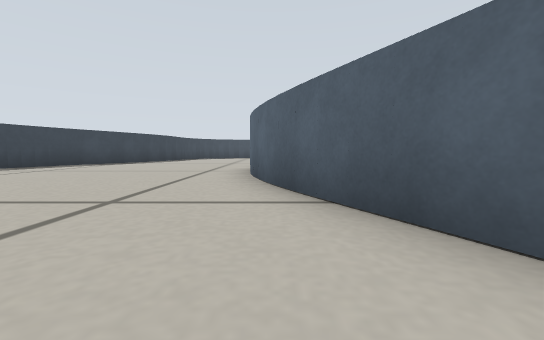
View 1 (above)

12 first-person views from a walk through a robot-simulator world made for Gazebo. The camera is 0.12 m above the floor, tilts 4° down and sees 90° across. The floor is counted in squares, 0.25 m on a side. Each view is taken from the middle of a square. On the plan, view 1 faces up. The plan holds only what a view shows up to about 9 squares ahead; the rest is blank.

View 2
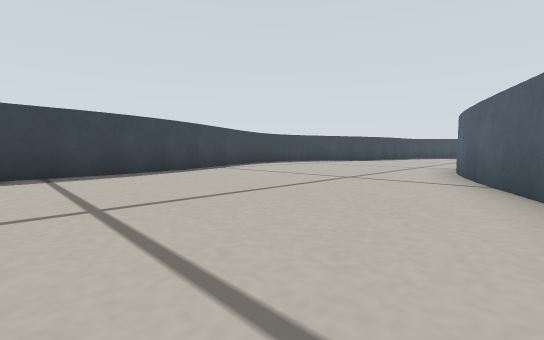

View 3
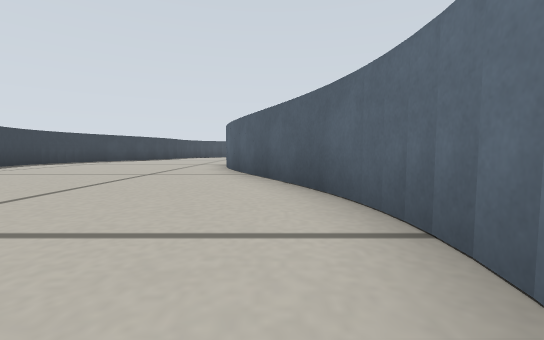

View 4
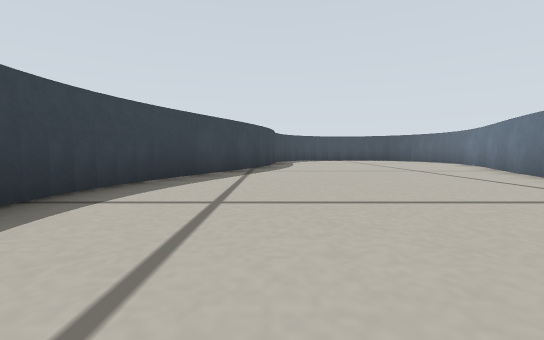

View 5
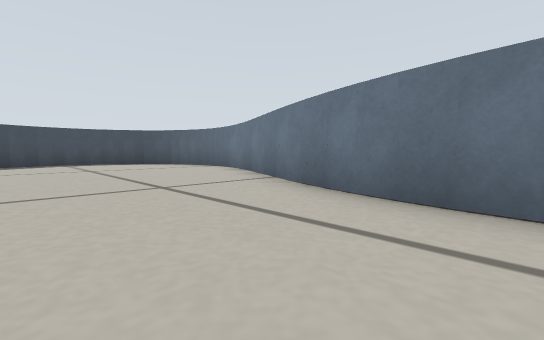

View 6
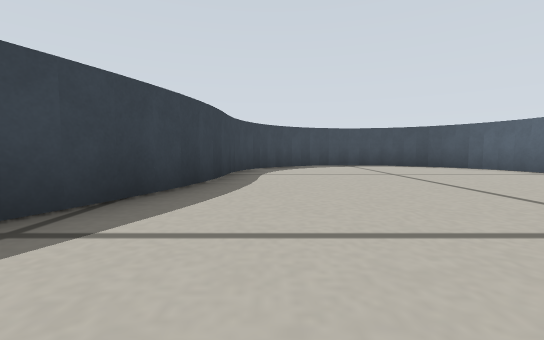

View 7
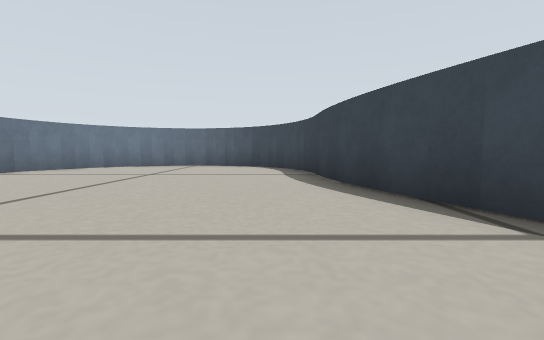

View 8
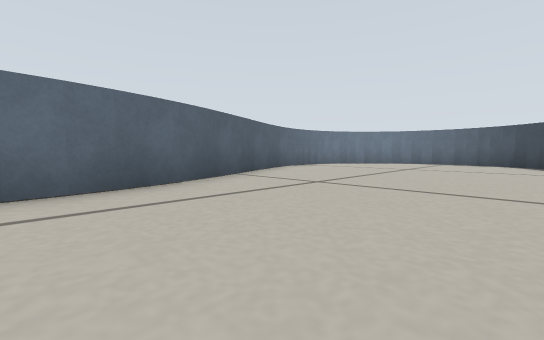

View 9
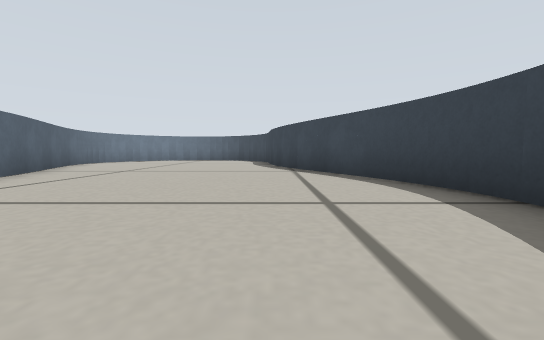

View 10
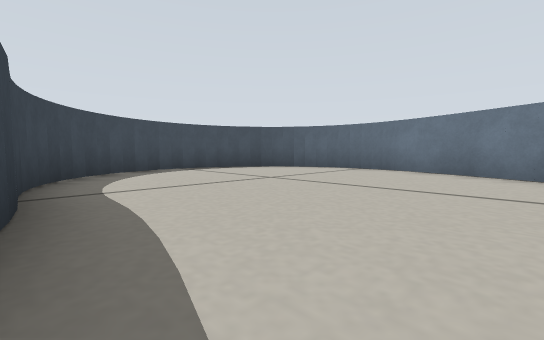

View 11
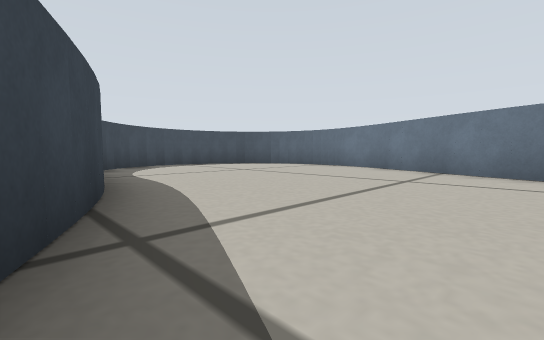

View 12
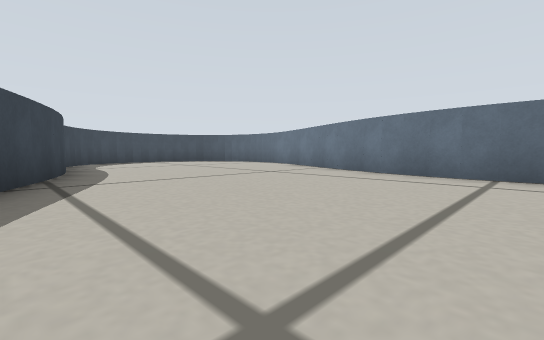

### Floor plan
Points are (right, up) in squares from view 1. A wall is a line through its corners. A room is listed if a view was taken in it or the views show most of it. See-through windows are left out.
Room 1 (views 1, 2, 3, 4, 5, 6, 7, 8, 9, 10, 11, 12)
walls: (-0.5, 6.4) (-0.4, 8); (-0.3, 7.9) (-0.1, 9); (-0.1, 8.8) (0.1, 9.4); (-0.4, 4.9) (-0.5, 6.5); (0, 9.3) (1.6, 12.6); (0.1, 3.6) (-0.2, 4.5) (-0.4, 5.1); (-7, 8.2) (-7.2, 7.3); (-7.2, 7.5) (-7.3, 6.8); (-6.9, 8.9) (-7.1, 8.4); (-7.3, 6.9) (-7.3, 5.9) (-7.1, 5.2); (-7.1, 5.1) (-5.3, 0.9); (1.5, 12.5) (1.8, 13.3); (-5, 13) (-5.3, 12.1) (-7, 8); (-5.3, 1) (-5, -0.1); (1.7, 13.2) (1.9, 14); (1.5, 0.4) (0, 3.7); (-5.1, 0.1) (-5, -0.5); (1.9, 13.8) (1.9, 14.3); (1.6, 0) (1.5, 0.5); (-4.9, -0.4) (-4.9, -1.9); (1.9, 14.1) (1.9, 14.9); (1.8, -0.6) (1.6, 0.1); (-4.8, 15.2) (-5, 12.9); (1.9, 14.8) (1.8, 15.3); (1.9, 15.1) (1.7, 15.6); (-4.3, 15.7) (-4.5, 15.2); (-4.8, -1.7) (-4.6, -2.5); (1.9, -1.3) (1.8, -0.5); (1.8, 15.4) (1.6, 15.8); (1.7, 15.7) (1.5, 16.1); (-4.5, 16.2) (-4.7, 15.7); (1.9, -1.8) (1.9, -1.1); (-4.3, 16.5) (-4.5, 16.1); (1.8, -2.2) (1.9, -1.7); (1.2, 16.6) (0.9, 17); (-3.8, 17) (-4.2, 16.6); (1, 16.8) (0.6, 17.2); (1.7, -2.6) (1.8, -2.1); (-3.6, 17.2) (-3.9, 16.9); (-4.6, -3) (-4.3, -3.5); (0.7, 17.1) (0.3, 17.4); (1.6, -2.9) (1.8, -2.4); (-3, 17.5) (-3.4, 17.3); (0.2, 17.4) (-0.2, 17.7); (1.4, -3.2) (1.7, -2.8); (-0.1, 17.6) (-0.6, 17.8); (-2.4, 17.8) (-2.9, 17.6); (-0.4, 17.7) (-0.9, 17.9); (-4.2, -3.6) (-3.8, -4); (-0.7, 17.8) (-1.2, 17.9); (-2.1, 17.9) (-2.5, 17.7); (-1.7, 17.9) (-2.2, 17.8); (-1.4, 17.9) (-1.9, 17.9); (-1.1, 17.9) (-1.6, 17.9); (1.3, -3.5) (1.5, -3); (-4, -3.9) (-3.6, -4.2); (-3.8, -4.1) (-3.4, -4.4); (0.8, -4) (1.2, -3.6); (-3.5, -4.3) (-3, -4.5); (-3.2, -4.4) (-2.8, -4.7); (0.6, -4.2) (1, -3.8); (0.3, -4.4) (0.7, -4.1); (-2.9, -4.6) (-2.4, -4.8); (0, -4.5) (0.5, -4.3); (-2.6, -4.7) (-2.1, -4.9); (-1.3, -4.9) (-0.8, -4.8)

Where each view was taken, in squares from view 1:
view 1: 0 up, 0 right, facing up
view 2: 2 down, 1 right, facing up-left
view 3: 3 down, 1 right, facing up
view 4: 4 up, 5 left, facing up
view 5: 7 up, 3 left, facing up-right
view 6: 9 up, 4 left, facing up
view 7: 4 up, 4 left, facing down
view 8: 6 up, 4 left, facing down-right
view 9: 9 up, 5 left, facing down
view 10: 11 up, 5 left, facing up-right
view 11: 9 up, 6 left, facing up-right
view 12: 6 up, 6 left, facing up-right
